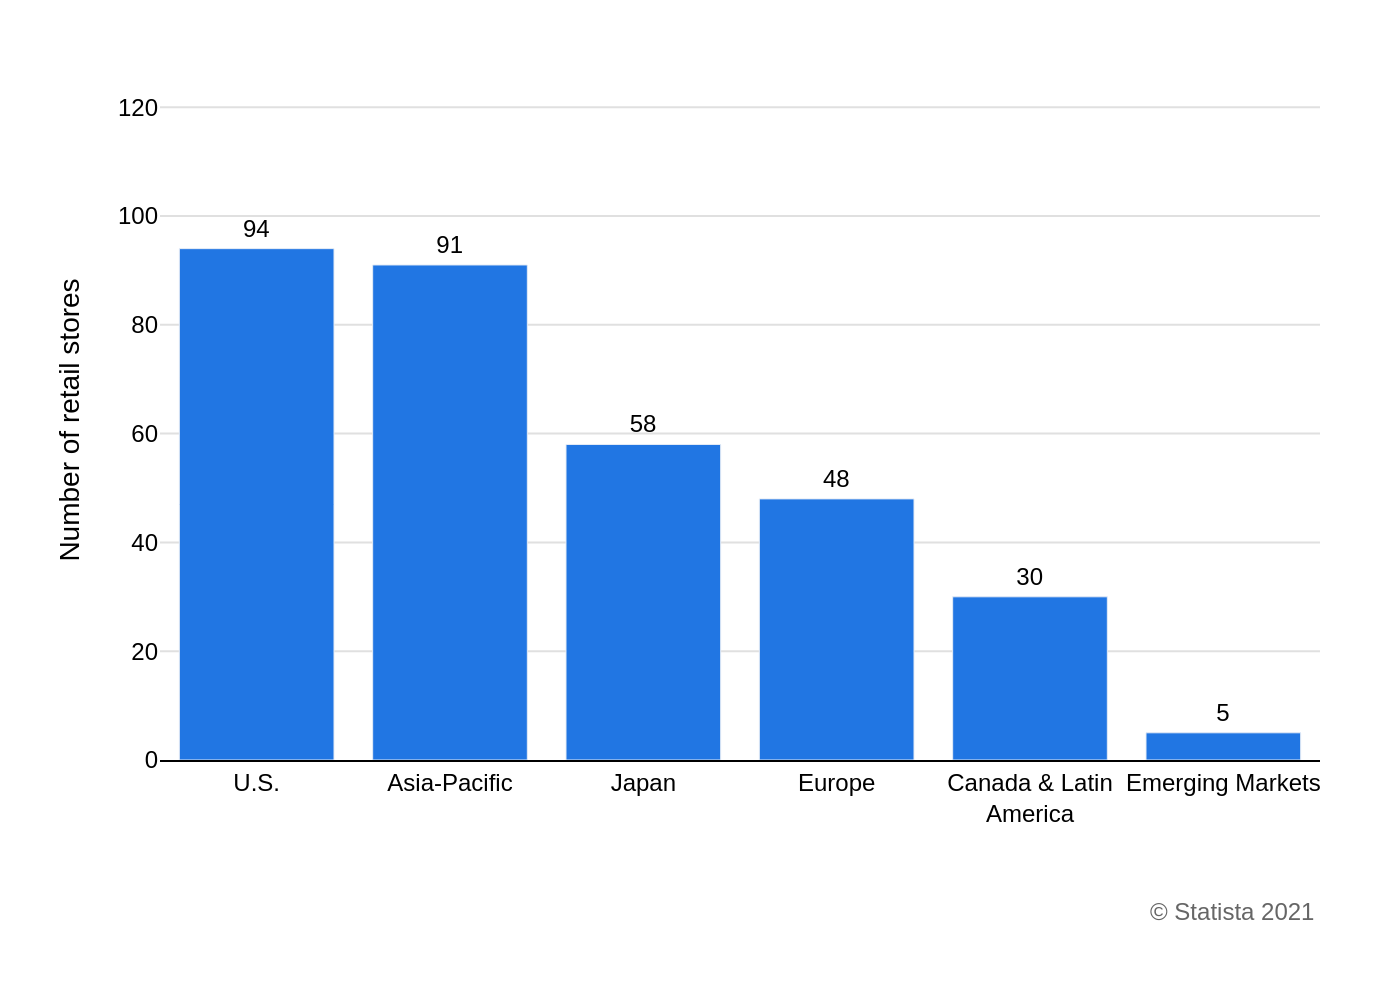

Write the Python code that produced this figure.
import sys
import json
import plotly.graph_objects as go
import pathlib

# Check for command-line argument
if len(sys.argv) != 2:
    print("Usage: python script.py <path_to_json_file>")
    sys.exit(1)

# Get the JSON file path from the command-line argument
json_file_path = pathlib.Path(sys.argv[1])

# Check if the JSON file exists
if not json_file_path.is_file():
    print(f"Error: JSON file not found at '{json_file_path}'")
    sys.exit(1)

# Define the output image path from the JSON file path
output_image_path = json_file_path.with_suffix('.png')

# Load data from the JSON file
with open(json_file_path, 'r', encoding='utf-8') as f:
    chart_info = json.load(f)

# Extract data and text from the JSON object
chart_data = chart_info.get("chart_data", [])
texts = chart_info.get("texts", {})
colors = chart_info.get("colors", [])

# Prepare data for plotting
categories = [item['category'] for item in chart_data]
values = [item['value'] for item in chart_data]

# Create the figure
fig = go.Figure()

# Add the bar trace
fig.add_trace(go.Bar(
    x=categories,
    y=values,
    marker_color=colors[0] if colors else None,
    text=values,
    textposition='outside',
    cliponaxis=False,
    textfont=dict(
        family="Arial",
        size=12,
        color='black'
    )
))

# Build title string
title_text = ""
if texts.get("title"):
    title_text += texts["title"]
if texts.get("subtitle"):
    title_text += f"<br><sub>{texts['subtitle']}</sub>"

# Update layout
fig.update_layout(
    title_text=title_text if title_text else None,
    yaxis_title=texts.get("y_axis_title"),
    xaxis_title=texts.get("x_axis_title"),
    font=dict(family="Arial", size=12, color="black"),
    plot_bgcolor='white',
    paper_bgcolor='white',
    showlegend=False,
    margin=dict(l=80, r=40, t=40, b=120),
    yaxis=dict(
        showgrid=True,
        gridcolor='#e0e0e0',
        zeroline=False,
        showline=False,
        range=[0, 125],
        tickvals=[0, 20, 40, 60, 80, 100, 120]
    ),
    xaxis=dict(
        showline=True,
        linecolor='black',
        linewidth=1
    ),
    annotations=[
        dict(
            xref='paper',
            yref='paper',
            x=1.0,
            y=-0.25,
            xanchor='right',
            yanchor='bottom',
            text=texts.get("source"),
            showarrow=False,
            align='right',
            font=dict(
                family="Arial",
                size=12,
                color="#666666"
            )
        )
    ]
)

# Save the figure as a PNG image
fig.write_image(output_image_path, scale=2)

print(f"Chart saved to {output_image_path}")
